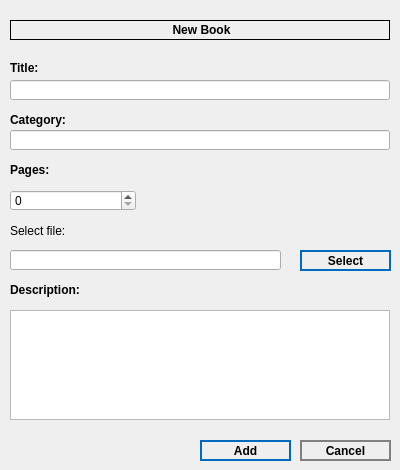
<?xml version="1.0" encoding="UTF-8"?>
<ui version="4.0">
 <class>newBookWindow</class>
 <widget class="QWidget" name="newBookWindow">
  <property name="geometry">
   <rect>
    <x>0</x>
    <y>0</y>
    <width>400</width>
    <height>470</height>
   </rect>
  </property>
  <property name="windowTitle">
   <string>New Book</string>
  </property>
  <widget class="QLabel" name="label">
   <property name="geometry">
    <rect>
     <x>10</x>
     <y>20</y>
     <width>380</width>
     <height>20</height>
    </rect>
   </property>
   <property name="frameShape">
    <enum>QFrame::Box</enum>
   </property>
   <property name="text">
    <string>&lt;html&gt;&lt;head/&gt;&lt;body&gt;&lt;p align=&quot;center&quot;&gt;&lt;span style=&quot; font-weight:600;&quot;&gt;New Book&lt;/span&gt;&lt;/p&gt;&lt;/body&gt;&lt;/html&gt;</string>
   </property>
  </widget>
  <widget class="QLabel" name="label_2">
   <property name="geometry">
    <rect>
     <x>10</x>
     <y>60</y>
     <width>61</width>
     <height>16</height>
    </rect>
   </property>
   <property name="text">
    <string>&lt;html&gt;&lt;head/&gt;&lt;body&gt;&lt;p&gt;&lt;span style=&quot; font-weight:600;&quot;&gt;Title:&lt;/span&gt;&lt;/p&gt;&lt;/body&gt;&lt;/html&gt;</string>
   </property>
  </widget>
  <widget class="QLineEdit" name="titleLineEdit">
   <property name="geometry">
    <rect>
     <x>10</x>
     <y>80</y>
     <width>380</width>
     <height>20</height>
    </rect>
   </property>
  </widget>
  <widget class="QLineEdit" name="categoryLineEdit">
   <property name="geometry">
    <rect>
     <x>10</x>
     <y>130</y>
     <width>380</width>
     <height>20</height>
    </rect>
   </property>
  </widget>
  <widget class="QLabel" name="label_3">
   <property name="geometry">
    <rect>
     <x>10</x>
     <y>110</y>
     <width>71</width>
     <height>21</height>
    </rect>
   </property>
   <property name="text">
    <string>&lt;html&gt;&lt;head/&gt;&lt;body&gt;&lt;p&gt;&lt;span style=&quot; font-weight:600;&quot;&gt;Category:&lt;/span&gt;&lt;/p&gt;&lt;/body&gt;&lt;/html&gt;</string>
   </property>
  </widget>
  <widget class="QLabel" name="label_4">
   <property name="geometry">
    <rect>
     <x>10</x>
     <y>160</y>
     <width>71</width>
     <height>21</height>
    </rect>
   </property>
   <property name="text">
    <string>&lt;html&gt;&lt;head/&gt;&lt;body&gt;&lt;p&gt;&lt;span style=&quot; font-weight:600;&quot;&gt;Pages:&lt;/span&gt;&lt;/p&gt;&lt;/body&gt;&lt;/html&gt;</string>
   </property>
  </widget>
  <widget class="QSpinBox" name="pagQtySpinBox">
   <property name="geometry">
    <rect>
     <x>10</x>
     <y>190</y>
     <width>126</width>
     <height>21</height>
    </rect>
   </property>
   <property name="maximum">
    <number>2000</number>
   </property>
  </widget>
  <widget class="QLabel" name="label_5">
   <property name="geometry">
    <rect>
     <x>10</x>
     <y>220</y>
     <width>71</width>
     <height>21</height>
    </rect>
   </property>
   <property name="text">
    <string>&lt;html&gt;&lt;head/&gt;&lt;body&gt;&lt;p&gt;&lt;span style=&quot; font-weight:600;&quot;&gt;Select file:&lt;/span&gt;&lt;/p&gt;&lt;/body&gt;&lt;/html&gt;</string>
   </property>
  </widget>
  <widget class="QLineEdit" name="filePathLineEdit">
   <property name="geometry">
    <rect>
     <x>10</x>
     <y>250</y>
     <width>271</width>
     <height>20</height>
    </rect>
   </property>
  </widget>
  <widget class="QPushButton" name="slectPathButton">
   <property name="geometry">
    <rect>
     <x>300</x>
     <y>250</y>
     <width>91</width>
     <height>21</height>
    </rect>
   </property>
   <property name="cursor">
    <cursorShape>PointingHandCursor</cursorShape>
   </property>
   <property name="styleSheet">
    <string notr="true">QPushButton
{	
	height: 2em;
 	border-style: solid;
	border-width: 2px;
 	border-color: #0069c0;
	font-weight: bold;
}

QPushButton:hover
{
   	background-color:#0069c0;
	color:white;
}</string>
   </property>
   <property name="text">
    <string>Select</string>
   </property>
   <property name="flat">
    <bool>false</bool>
   </property>
  </widget>
  <widget class="QLabel" name="label_6">
   <property name="geometry">
    <rect>
     <x>10</x>
     <y>280</y>
     <width>91</width>
     <height>21</height>
    </rect>
   </property>
   <property name="text">
    <string>&lt;html&gt;&lt;head/&gt;&lt;body&gt;&lt;p&gt;&lt;span style=&quot; font-weight:600;&quot;&gt;Description:&lt;/span&gt;&lt;/p&gt;&lt;/body&gt;&lt;/html&gt;</string>
   </property>
  </widget>
  <widget class="QTextEdit" name="descriptionTextEdit">
   <property name="geometry">
    <rect>
     <x>10</x>
     <y>310</y>
     <width>380</width>
     <height>110</height>
    </rect>
   </property>
  </widget>
  <widget class="QPushButton" name="addButton">
   <property name="geometry">
    <rect>
     <x>200</x>
     <y>440</y>
     <width>91</width>
     <height>21</height>
    </rect>
   </property>
   <property name="cursor">
    <cursorShape>PointingHandCursor</cursorShape>
   </property>
   <property name="styleSheet">
    <string notr="true">QPushButton
{	
	height: 2em;
 	border-style: solid;
	border-width: 2px;
 	border-color: #0069c0;
	font-weight: bold;
}

QPushButton:hover
{
   	background-color:#0069c0;
	color:white;
}</string>
   </property>
   <property name="text">
    <string>Add</string>
   </property>
   <property name="flat">
    <bool>false</bool>
   </property>
  </widget>
  <widget class="QPushButton" name="cancelButton">
   <property name="geometry">
    <rect>
     <x>300</x>
     <y>440</y>
     <width>91</width>
     <height>21</height>
    </rect>
   </property>
   <property name="cursor">
    <cursorShape>PointingHandCursor</cursorShape>
   </property>
   <property name="styleSheet">
    <string notr="true">QPushButton
{	
	height: 2em;
 	border-style: solid;
	border-width: 2px;
 	border-color: grey;
	font-weight: bold;
}

QPushButton:hover
{
   	background-color:grey;
	color:white;
}</string>
   </property>
   <property name="text">
    <string>Cancel</string>
   </property>
   <property name="flat">
    <bool>false</bool>
   </property>
  </widget>
 </widget>
 <resources/>
 <connections/>
</ui>
